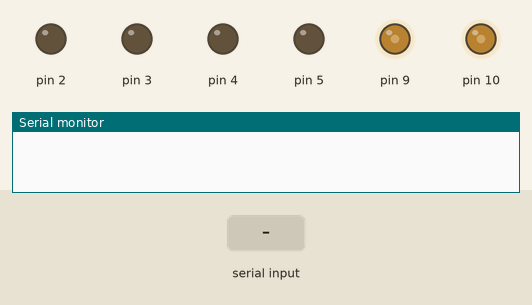
Recording of a sketch running on a simulated Arduino Uno, built with avr-gcc and run on an emulated ATmega328P. On the bench: output pins drawn as LEDs (lit = HIGH), the last lines printed to the serial monitor. The test bench sets the inputs (shaded band).

Above: at 1.2 s.
1.3 s: "1" received over the second serial link
At 2.4 s:
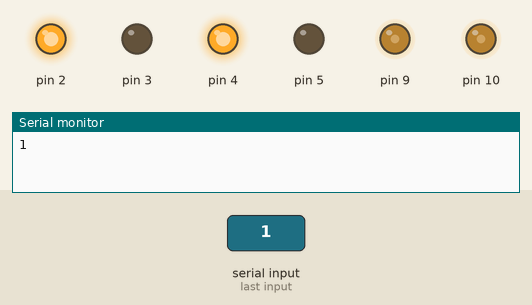
2.8 s: "2" received over the second serial link
At 4.1 s:
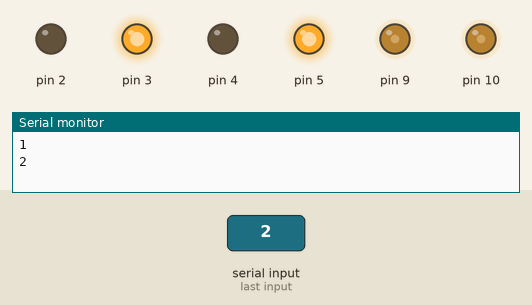
Timing chart, 0 to 5.8 s (numbered marks = the images above; inputs shaded):
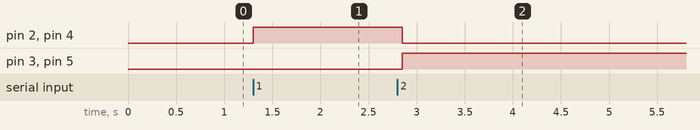

The sketch:

RCWebRobot.ino
```cpp
#include <SoftwareSerial.h>

#define RX 12
#define TX 13

#define SPEED 100

#define BAUD 9600

#define DELAY_MS 100

#define FORWARD ('1')
#define BACKWARD ('2')
#define RIGHT ('3')
#define LEFT ('4')
#define STOP ('5')

struct DCMotor {
  int pin1, pin2, speedPin;

  void setup() {
    pinMode(pin1, OUTPUT);
    pinMode(pin2, OUTPUT);
    pinMode(speedPin, OUTPUT);
  }

  void setSpeed(int s) {
    analogWrite(speedPin, s);
  }

  void forward() {
    digitalWrite(pin1, HIGH);
    digitalWrite(pin2, LOW);
  }

  void backward() {
    digitalWrite(pin1, LOW);
    digitalWrite(pin2, HIGH);
  }

  void stop() {
    digitalWrite(pin1, LOW);
    digitalWrite(pin2, LOW);
  }
};

DCMotor m1{2, 3, 9}, m2{4, 5, 10};

SoftwareSerial BT(RX, TX);

int r = '0';

void setup() {
  // put your setup code here, to run once:
  BT.begin(BAUD);
  Serial.begin(BAUD);

  m1.setup();
  m2.setup();
  m1.setSpeed(SPEED);
  m2.setSpeed(SPEED);
}

void stop() {
  BT.println("S");
  m1.stop();
  m2.stop();
}

void forward() {
  BT.println("F");
  m1.forward();
  m2.forward();
}

void backward() {
  BT.println("B");
  m1.backward();
  m2.backward();
}

void right() {
  BT.println("R");
  m1.forward();
  m2.backward();
}

void left() {
  BT.println("L");
  m1.backward();
  m2.forward();
}

void loop() {
  // put your main code here, to run repeatedly:
  if (BT.available() > 0) {
    r = BT.read();
    Serial.println((char)r);
  }

  if (r == FORWARD)
    forward();
  else if (r == BACKWARD)
    backward();
  else if (r == RIGHT)
    right();
  else if (r == LEFT)
    left();
  else if (r == STOP)
    stop();

  delay(DELAY_MS);
}
```

Measured:
- after the input at 1.3 s, pin 2, pin 4: LOW → HIGH at once
- after the input at 2.8 s, pin 2, pin 4: HIGH → LOW after 0.05 s; pin 3, pin 5: LOW → HIGH after 0.05 s
